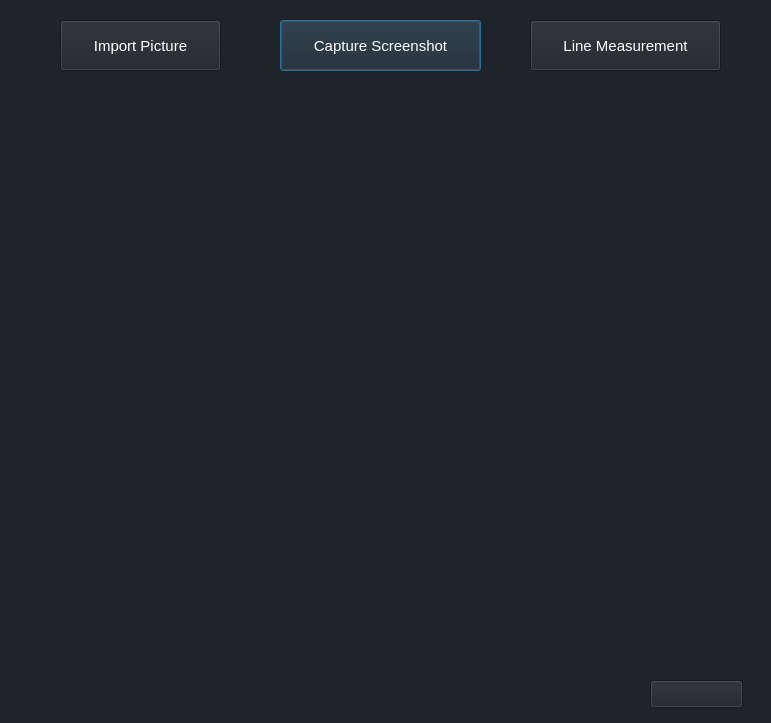
<?xml version="1.0" encoding="UTF-8"?>
<ui version="4.0">
 <class>VideoCalibrationDialog</class>
 <widget class="QDialog" name="VideoCalibrationDialog">
  <property name="geometry">
   <rect>
    <x>0</x>
    <y>0</y>
    <width>771</width>
    <height>723</height>
   </rect>
  </property>
  <property name="windowTitle">
   <string>Camera Measurement Calibration</string>
  </property>
  <property name="styleSheet">
   <string notr="true">background-color: #1f232a;</string>
  </property>
  <widget class="QLabel" name="videoLabel">
   <property name="geometry">
    <rect>
     <x>30</x>
     <y>100</y>
     <width>711</width>
     <height>561</height>
    </rect>
   </property>
   <property name="text">
    <string/>
   </property>
  </widget>
  <widget class="QPushButton" name="screenshotBtn">
   <property name="geometry">
    <rect>
     <x>280</x>
     <y>20</y>
     <width>201</width>
     <height>51</height>
    </rect>
   </property>
   <property name="font">
    <font>
     <pointsize>11</pointsize>
    </font>
   </property>
   <property name="styleSheet">
    <string notr="true">color: rgb(255, 255, 255);
background-color: #1f232a;</string>
   </property>
   <property name="text">
    <string>Capture Screenshot</string>
   </property>
   <property name="icon">
    <iconset resource="resources.qrc">
     <normaloff>:/icons/icons/image.svg</normaloff>:/icons/icons/image.svg</iconset>
   </property>
  </widget>
  <widget class="QPushButton" name="lineMeasurementBtn">
   <property name="geometry">
    <rect>
     <x>530</x>
     <y>20</y>
     <width>191</width>
     <height>51</height>
    </rect>
   </property>
   <property name="font">
    <font>
     <pointsize>11</pointsize>
    </font>
   </property>
   <property name="styleSheet">
    <string notr="true">color: rgb(255, 255, 255);</string>
   </property>
   <property name="text">
    <string>Line Measurement</string>
   </property>
   <property name="icon">
    <iconset resource="resources.qrc">
     <normaloff>:/icons/icons/plus-circle.svg</normaloff>:/icons/icons/plus-circle.svg</iconset>
   </property>
   <property name="iconSize">
    <size>
     <width>24</width>
     <height>24</height>
    </size>
   </property>
  </widget>
  <widget class="QPushButton" name="importPictureBtn">
   <property name="geometry">
    <rect>
     <x>60</x>
     <y>20</y>
     <width>161</width>
     <height>51</height>
    </rect>
   </property>
   <property name="font">
    <font>
     <pointsize>11</pointsize>
    </font>
   </property>
   <property name="styleSheet">
    <string notr="true">color: rgb(255, 255, 255);</string>
   </property>
   <property name="text">
    <string>Import Picture</string>
   </property>
   <property name="icon">
    <iconset resource="resources.qrc">
     <normaloff>:/icons/icons/folder-plus.svg</normaloff>:/icons/icons/folder-plus.svg</iconset>
   </property>
   <property name="iconSize">
    <size>
     <width>24</width>
     <height>24</height>
    </size>
   </property>
  </widget>
  <widget class="QPushButton" name="nextBtn">
   <property name="geometry">
    <rect>
     <x>650</x>
     <y>680</y>
     <width>93</width>
     <height>28</height>
    </rect>
   </property>
   <property name="text">
    <string/>
   </property>
   <property name="icon">
    <iconset resource="resources.qrc">
     <normaloff>:/icons/icons/arrow-right.svg</normaloff>:/icons/icons/arrow-right.svg</iconset>
   </property>
   <property name="iconSize">
    <size>
     <width>24</width>
     <height>24</height>
    </size>
   </property>
  </widget>
 </widget>
 <resources>
  <include location="resources.qrc"/>
 </resources>
 <connections/>
</ui>
